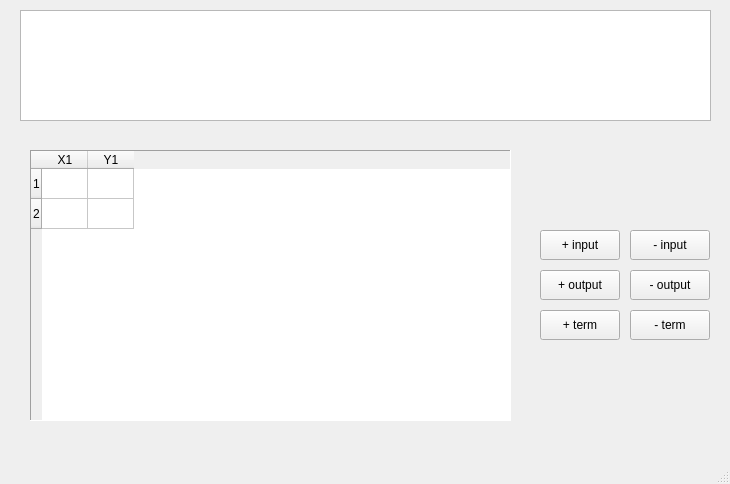
<?xml version="1.0" encoding="UTF-8"?>
<ui version="4.0">
 <class>MainWindow</class>
 <widget class="QMainWindow" name="MainWindow">
  <property name="windowModality">
   <enum>Qt::NonModal</enum>
  </property>
  <property name="geometry">
   <rect>
    <x>0</x>
    <y>0</y>
    <width>730</width>
    <height>484</height>
   </rect>
  </property>
  <property name="sizePolicy">
   <sizepolicy hsizetype="Expanding" vsizetype="Expanding">
    <horstretch>0</horstretch>
    <verstretch>0</verstretch>
   </sizepolicy>
  </property>
  <property name="focusPolicy">
   <enum>Qt::NoFocus</enum>
  </property>
  <property name="windowTitle">
   <string>Boolean Minimizer</string>
  </property>
  <property name="windowOpacity">
   <double>1.000000000000000</double>
  </property>
  <widget class="QWidget" name="centralwidget">
   <widget class="QTableWidget" name="truth_table">
    <property name="geometry">
     <rect>
      <x>30</x>
      <y>150</y>
      <width>481</width>
      <height>271</height>
     </rect>
    </property>
    <property name="focusPolicy">
     <enum>Qt::ClickFocus</enum>
    </property>
    <property name="frameShape">
     <enum>QFrame::Panel</enum>
    </property>
    <property name="frameShadow">
     <enum>QFrame::Sunken</enum>
    </property>
    <property name="lineWidth">
     <number>1</number>
    </property>
    <property name="showGrid">
     <bool>true</bool>
    </property>
    <property name="gridStyle">
     <enum>Qt::SolidLine</enum>
    </property>
    <attribute name="horizontalHeaderMinimumSectionSize">
     <number>40</number>
    </attribute>
    <attribute name="horizontalHeaderDefaultSectionSize">
     <number>46</number>
    </attribute>
    <row>
     <property name="text">
      <string>1</string>
     </property>
    </row>
    <row>
     <property name="text">
      <string>2</string>
     </property>
    </row>
    <column>
     <property name="text">
      <string>X1</string>
     </property>
    </column>
    <column>
     <property name="text">
      <string>Y1</string>
     </property>
    </column>
    <item row="0" column="0">
     <property name="text">
      <string/>
     </property>
     <property name="background">
      <brush brushstyle="NoBrush">
       <color alpha="255">
        <red>0</red>
        <green>0</green>
        <blue>0</blue>
       </color>
      </brush>
     </property>
    </item>
    <item row="0" column="1">
     <property name="text">
      <string/>
     </property>
     <property name="background">
      <brush brushstyle="NoBrush">
       <color alpha="255">
        <red>0</red>
        <green>0</green>
        <blue>0</blue>
       </color>
      </brush>
     </property>
     <property name="foreground">
      <brush brushstyle="NoBrush">
       <color alpha="255">
        <red>0</red>
        <green>0</green>
        <blue>0</blue>
       </color>
      </brush>
     </property>
    </item>
    <item row="1" column="1">
     <property name="text">
      <string/>
     </property>
     <property name="background">
      <brush brushstyle="NoBrush">
       <color alpha="255">
        <red>0</red>
        <green>0</green>
        <blue>0</blue>
       </color>
      </brush>
     </property>
    </item>
   </widget>
   <widget class="QPushButton" name="input_plus">
    <property name="geometry">
     <rect>
      <x>540</x>
      <y>230</y>
      <width>80</width>
      <height>30</height>
     </rect>
    </property>
    <property name="text">
     <string>+ input</string>
    </property>
   </widget>
   <widget class="QPushButton" name="term_plus">
    <property name="geometry">
     <rect>
      <x>540</x>
      <y>310</y>
      <width>80</width>
      <height>30</height>
     </rect>
    </property>
    <property name="text">
     <string>+ term</string>
    </property>
   </widget>
   <widget class="QPushButton" name="input_minus">
    <property name="geometry">
     <rect>
      <x>630</x>
      <y>230</y>
      <width>80</width>
      <height>30</height>
     </rect>
    </property>
    <property name="text">
     <string>- input</string>
    </property>
   </widget>
   <widget class="QPushButton" name="term_minus">
    <property name="geometry">
     <rect>
      <x>630</x>
      <y>310</y>
      <width>80</width>
      <height>30</height>
     </rect>
    </property>
    <property name="text">
     <string>- term</string>
    </property>
   </widget>
   <widget class="QPushButton" name="output_plus">
    <property name="geometry">
     <rect>
      <x>540</x>
      <y>270</y>
      <width>80</width>
      <height>30</height>
     </rect>
    </property>
    <property name="text">
     <string>+ output</string>
    </property>
   </widget>
   <widget class="QPushButton" name="output_minus">
    <property name="geometry">
     <rect>
      <x>630</x>
      <y>270</y>
      <width>80</width>
      <height>30</height>
     </rect>
    </property>
    <property name="text">
     <string>- output</string>
    </property>
   </widget>
   <widget class="QTextBrowser" name="output_display">
    <property name="geometry">
     <rect>
      <x>20</x>
      <y>10</y>
      <width>691</width>
      <height>111</height>
     </rect>
    </property>
    <property name="sizePolicy">
     <sizepolicy hsizetype="Expanding" vsizetype="Expanding">
      <horstretch>0</horstretch>
      <verstretch>0</verstretch>
     </sizepolicy>
    </property>
   </widget>
  </widget>
  <widget class="QMenuBar" name="menubar">
   <property name="geometry">
    <rect>
     <x>0</x>
     <y>0</y>
     <width>730</width>
     <height>22</height>
    </rect>
   </property>
  </widget>
  <widget class="QStatusBar" name="statusbar"/>
 </widget>
 <resources/>
 <connections/>
</ui>
